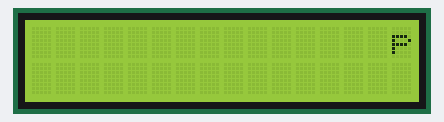
The sketch below on a simulated Arduino Uno, built with avr-gcc and run on an emulated ATmega328P. Parts: 16×2 character LCD.

Above: at 0.17 s.
At 1.94 s:
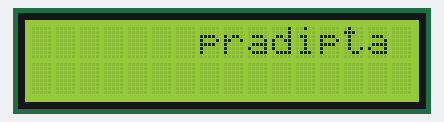
At 3.71 s:
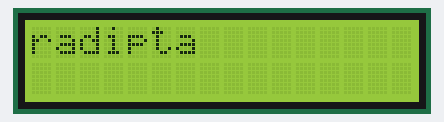
At 4.38 s:
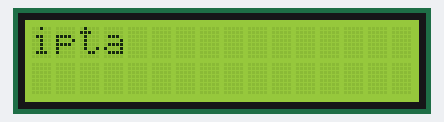
At 4.83 s:
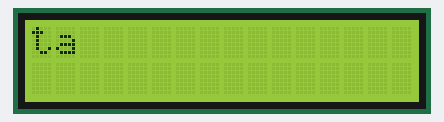
At 5.2 s:
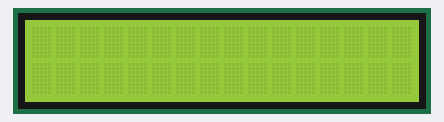

The sketch:

sketch_jun01b_scrolling.ino
```cpp
#include<LiquidCrystal.h>
LiquidCrystal l1(8,9,10,11,12,13);
void setup() {
  l1.begin(16,2);
  l1.setCursor(2,0);


}
int i;
char name[20]="pradipta ",name1[20],t;
void loop() {
  int i,j,k;
  char name[20]="pradipta ",name1[20],t;
  for(i=15;i>=0;i--)
  {
    l1.setCursor(i,0);
    l1.print( name);
    delay(220);

  }
  l1.clear();
  j=0,i=0;k=9;
  while(name[j]!='\0')
  {
    for(i=0;i<k;i++)
    {
      name[i]=name[i+1];
    }
    l1.print(name);
    k--;
    delay(220);
    l1.clear();
  }

delay(2000);
l1.clear();
}
```

Measured:
- by itself, everything shown: repeats every 7.6 s, in 24 steps
- what the display in image 5 shows lasts 2.4 s, from 5.2 s to 7.6 s
